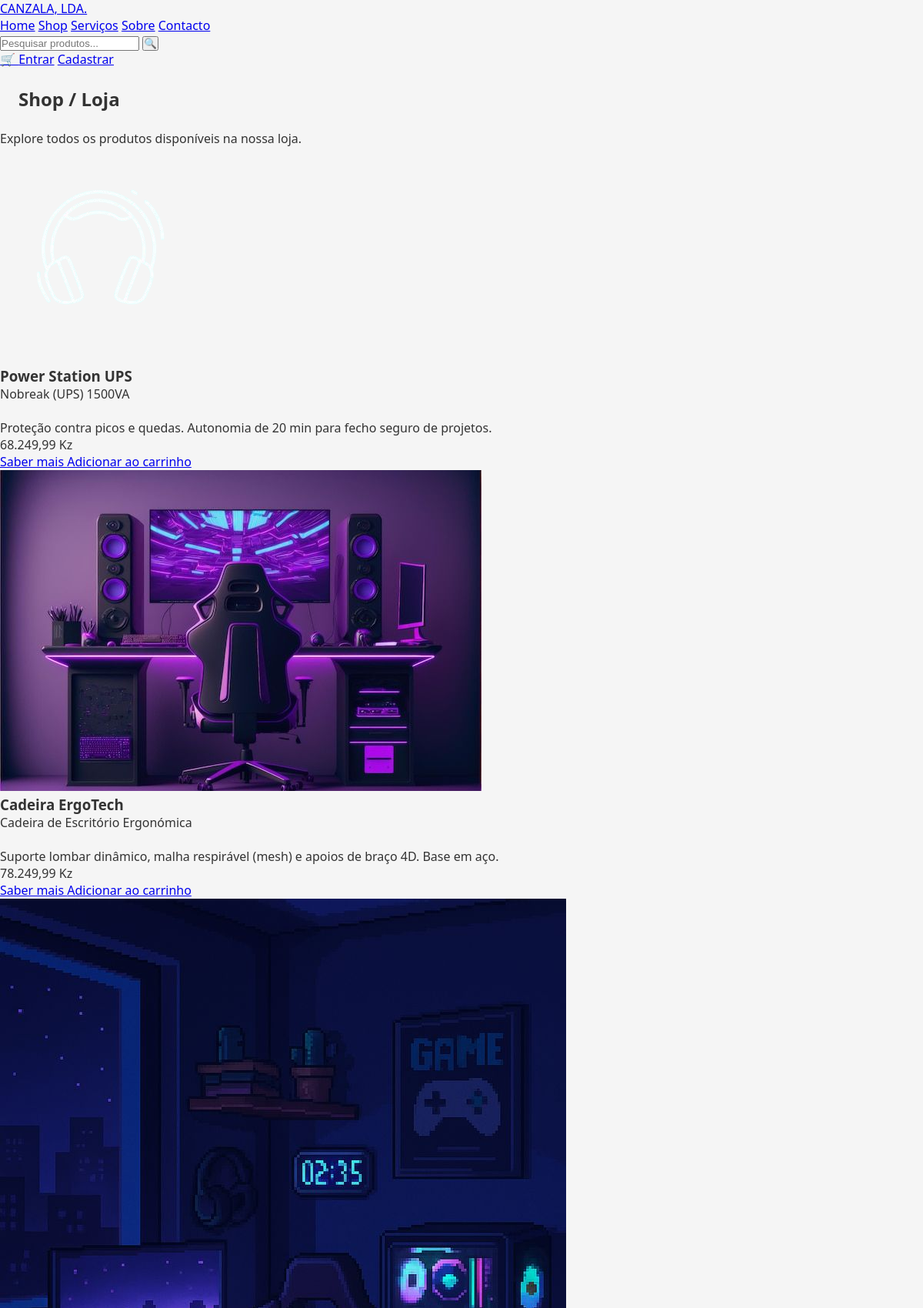
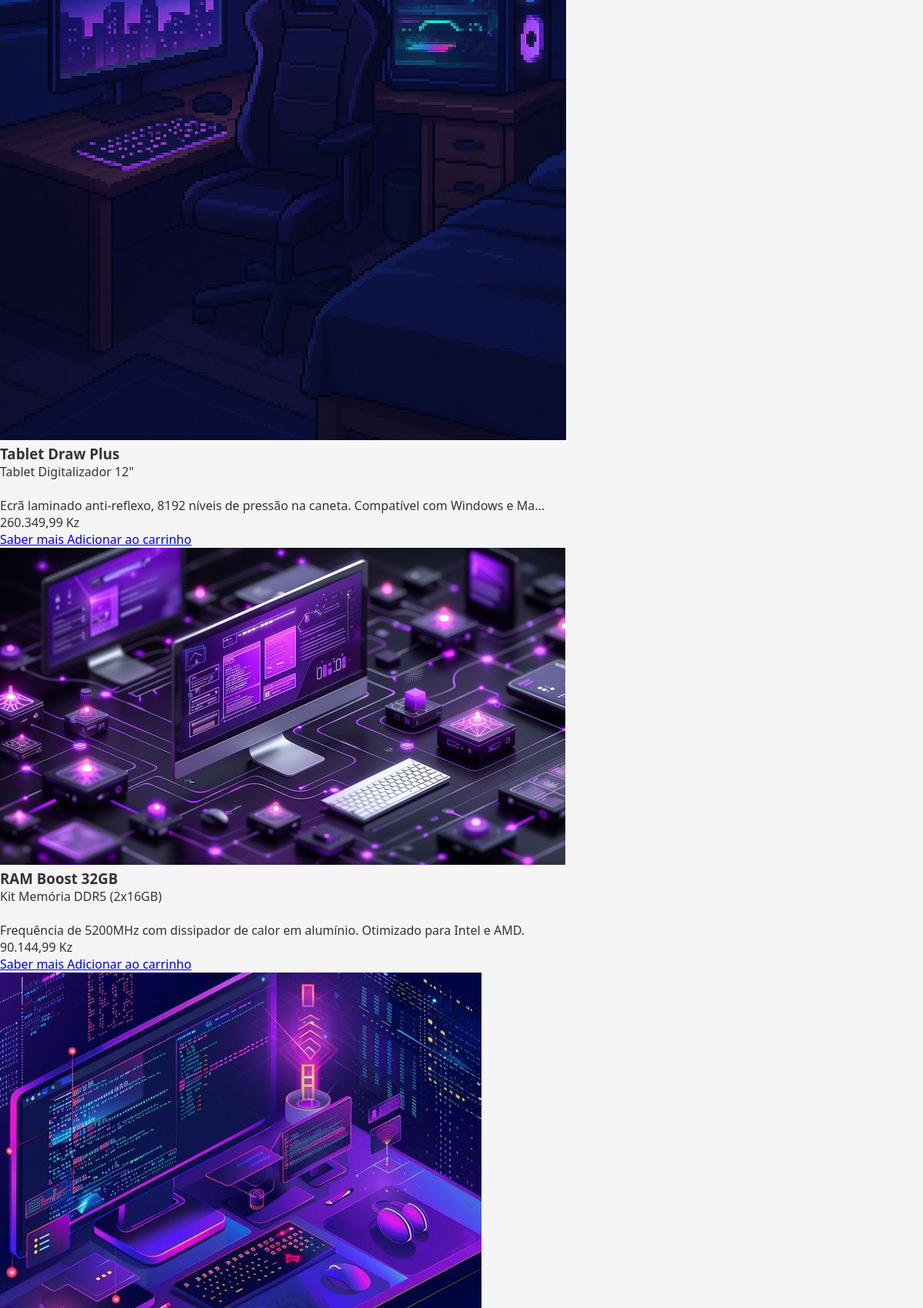
/produtos.php (upper part), run on the app's committed database (2 pictures, top to bottom).
### tables this page shows
CREATE TABLE `produtos` (
  `id` int(10) UNSIGNED NOT NULL,
  `nome` varchar(150) NOT NULL,
  `descricao` text DEFAULT NULL,
  `preco` decimal(10,2) NOT NULL,
  `imagem` varchar(255) DEFAULT NULL,
  `criado_em` timestamp NOT NULL DEFAULT current_timestamp()
);

### produtos.php (the view, shortened to what this page needs)
<?php
require __DIR__ . '/config/db.php';
require __DIR__ . '/includes/header.php';
require __DIR__ . '/includes/navbar.php';
try {
    $stmt = $pdo->query("
        SELECT id, nome, descricao, preco, imagem
        FROM produtos
        ORDER BY criado_em DESC
    ");
    $produtos = $stmt->fetchAll(PDO::FETCH_ASSOC);
} catch (PDOException $e) {
    $produtos = [];
}
?>
<main>
    <section class="section">
        <h1>Shop / Loja</h1>
        <p>Explore todos os produtos disponíveis na nossa loja.</p>
        <?php if (empty($produtos)): ?>
            <p>Nenhum produto cadastrado.</p>
        <?php else: ?>
            <div class="products-grid">
                <?php foreach ($produtos as $produto): ?>
                    <article class="product-card">
                        <?php if (!empty($produto['imagem'])): ?>
                            <img
                                src="<?php echo htmlspecialchars($produto['imagem']); ?>"
                                alt="<?php echo htmlspecialchars($produto['nome']); ?>"
                                class="product-image"
                            >
                        <?php endif; ?>
                        <h3><?php echo htmlspecialchars($produto['nome']); ?></h3>
                        <p class="product-desc">
                            <?php echo nl2br(htmlspecialchars(mb_strimwidth($produto['descricao'], 0, 120, '...'))); ?>
                        </p>
                        <p class="product-price">
                            <?php echo number_format($produto['preco'], 2, ',', '.'); ?> Kz
                        </p>
                        <div class="product-actions">
                            <a href="pages/detalhes.php?id=<?php echo (int) $produto['id']; ?>" class="btn">
                                Saber mais
                            </a>
                            <a href="actions/adicionar_ao_carrinho.php?id=<?php echo (int) $produto['id']; ?>" class="btn btn-primary">
                                Adicionar ao carrinho
                            </a>
                        </div>
                    </article>
                <?php endforeach; ?>
            </div>
        <?php endif; ?>
    </section>
</main>
<?php require __DIR__ . '/includes/footer.php'; ?>

### assets/css/style.css (style rules this page uses)
* { box-sizing: border-box; margin: 0; padding: 0; }
body { font-family: system-ui, sans-serif; background: #f5f5f5; color: #333; }
h1 { margin: 1.5rem; }

### data on the page
produtos: imagem (picture), nome "Power Station UPS", descricao "Nobreak (UPS) 1500VA Proteção contra picos e quedas. Autonomia de 20 min para fecho seguro de projetos.", preco "68.249,99"
produtos: imagem (picture), nome "Cadeira ErgoTech", descricao "Cadeira de Escritório Ergonómica Suporte lombar dinâmico, malha respirável (mesh) e apoios de braço 4D. Base em aço.", preco "78.249,99"
produtos: imagem (picture), nome "Tablet Draw Plus", descricao "Tablet Digitalizador 12\" Ecrã laminado anti-reflexo, 8192 níveis de pressão na caneta. Compatível com Windows e Ma...", preco "260.349,99"
produtos: imagem (picture), nome "RAM Boost 32GB", descricao "Kit Memória DDR5 (2x16GB) Frequência de 5200MHz com dissipador de calor em alumínio. Otimizado para Intel e AMD.", preco "90.144,99"
produtos: imagem (picture)

### other printed values
$nomeProjeto "CANZALA, LDA."
